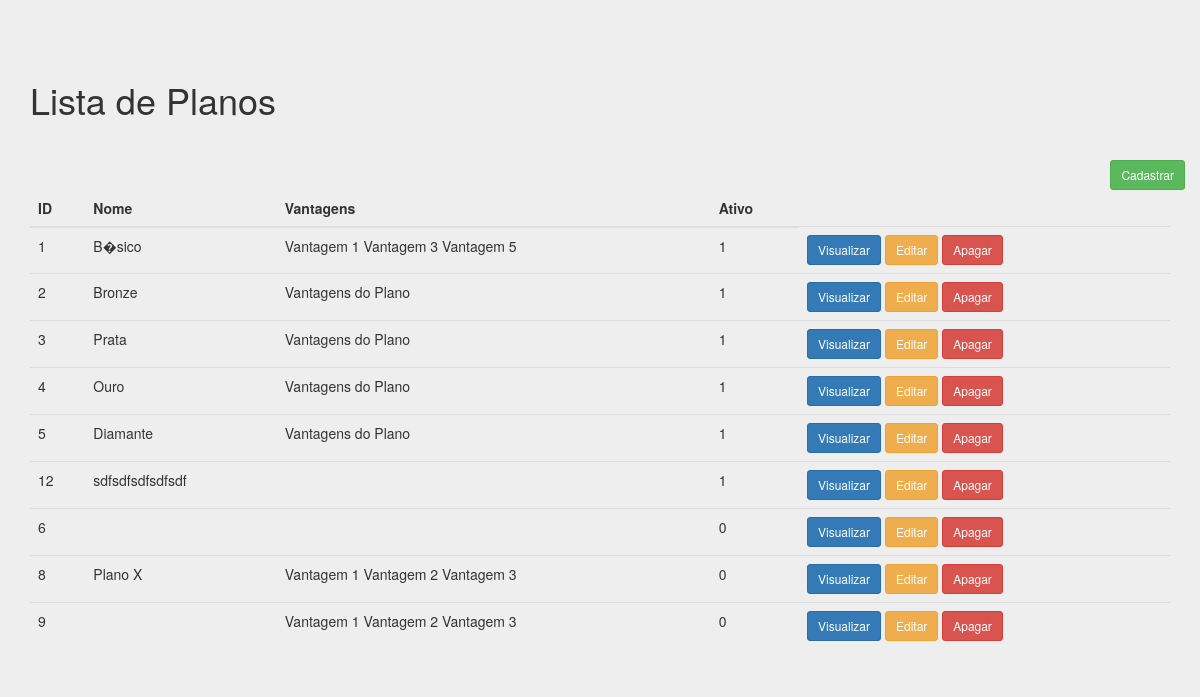
The page /adm/listar_plano.php on the database as committed earlier.
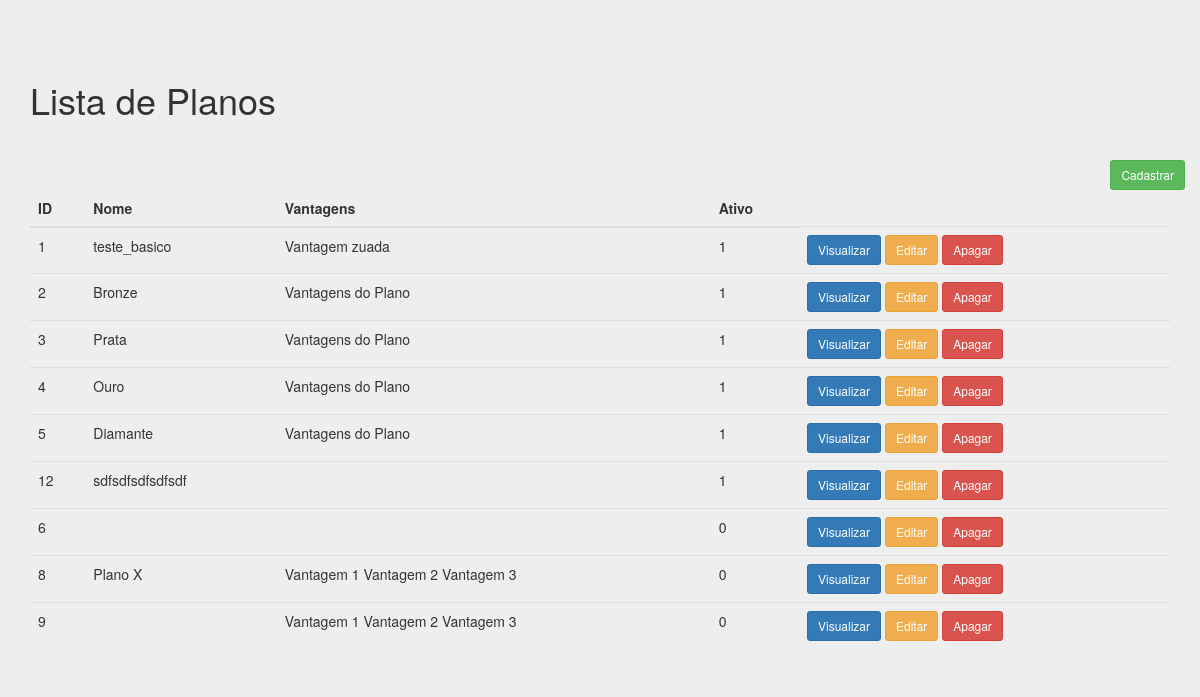
The same page on the database as committed later.
### tables this page shows
CREATE TABLE `planos` (
  `id_plano` int(11) NOT NULL,
  `desc_plano` varchar(50) DEFAULT NULL,
  `flag_plan_ativo` int(11) NOT NULL DEFAULT '1',
  `vantagens_plano` varchar(500) DEFAULT 'Vantagens do Plano',
  `id_clube` int(11) NOT NULL
);

### adm/listar_plano.php (the view, shortened to what this page needs)
<!DOCTYPE html>
<html lang="pt-br">
  <head>
    <link href="css/bootstrap.min.css" rel="stylesheet">
    <link href="css/signin.css" rel="stylesheet">
  </head>
<?php
	include_once("conexao.php");
	$resultado=mysqli_query($conectar,"SELECT * FROM planos ORDER BY flag_plan_ativo DESC");
?>
<div class="container theme-showcase" role="main">
  <div class="page-header">
	<h1>Lista de Planos</h1>
  </div>
  <div class="row espaco">
		<div class="pull-right">
			<a href="administrativo.php?link=28"><button type='button' class='btn btn-sm btn-success'>Cadastrar</button></a>
		</div>
	</div>
  <div class="row">
	<div class="col-md-12">
	  <table class="table">
		<thead>
		  <tr>
			<th>ID</th>
			<th>Nome</th>
			<th>Vantagens</th>
			<th>Ativo</th>
		  </tr>
		</thead>
		<tbody>
			<?php
				while($linhas = mysqli_fetch_array($resultado)){
					echo "<tr>";
						echo "<td>".$linhas['id_plano']."</td>";
						echo "<td>".$linhas['desc_plano']."</td>";
						echo "<td>".$linhas['vantagens_plano']."</td>";
						echo "<td>".$linhas['flag_plan_ativo']."</td>";
						?>
						<td>
						<a href='administrativo.php?link=29&id=<?php echo $linhas['id_plano']; ?>'><button type='button' class='btn btn-sm btn-primary'>Visualizar</button></a>
						<a href='administrativo.php?link=30&id=<?php echo $linhas['id_plano']; ?>'><button type='button' class='btn btn-sm btn-warning'>Editar</button></a>
						<a href='processa/proc_apagar_plano.php?id=<?php echo $linhas['id_plano']; ?>'><button type='button' class='btn btn-sm btn-danger'>Apagar</button></a>
						<?php
					echo "</tr>";
				}
			?>
		</tbody>
	  </table>
	</div>
	</div>
</div>

Rows that differ between the two databases and show on the page:
changed planos id 1: desc_plano "B�sico" → "teste_basico"; vantagens_plano "Vantagem 1 Vantagem 3 Vantagem 5" → "Vantagem zuada"
